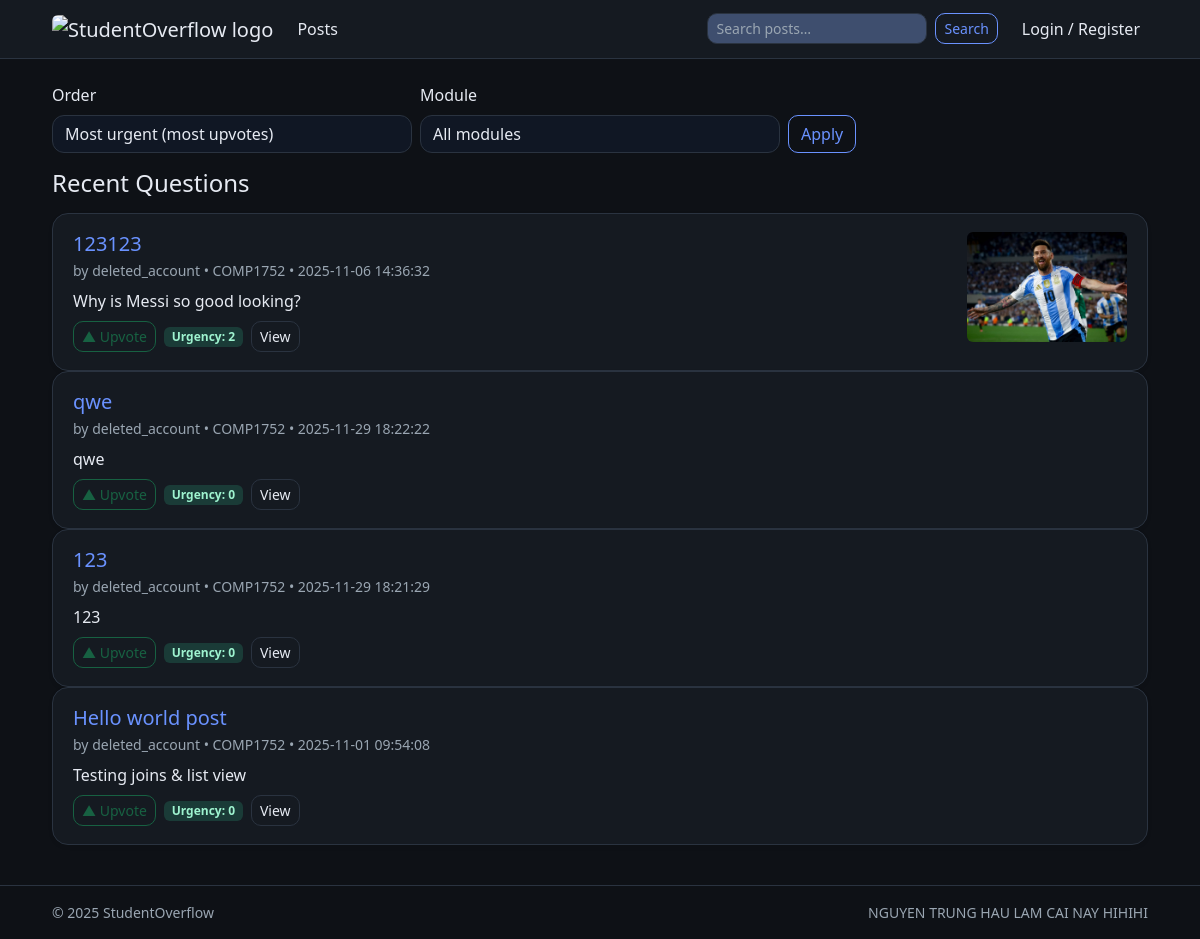
The app's page /posts/index.php with its own data.
### tables this page shows
CREATE TABLE `posts` (
  `id` int(10) unsigned NOT NULL AUTO_INCREMENT,
  `title` varchar(200) NOT NULL,
  `content` text NOT NULL,
  `user_id` int(10) unsigned NOT NULL,
  `module_id` int(10) unsigned NOT NULL,
  `created_at` datetime NOT NULL DEFAULT current_timestamp(),
  `updated_at` datetime DEFAULT NULL ON UPDATE current_timestamp(),
  PRIMARY KEY (`id`),
  KEY `idx_posts_user` (`user_id`),
  KEY `idx_posts_module` (`module_id`),
  CONSTRAINT `fk_posts_module` FOREIGN KEY (`module_id`) REFERENCES `modules` (`id`) ON UPDATE CASCADE,
  CONSTRAINT `fk_posts_user` FOREIGN KEY (`user_id`) REFERENCES `users` (`id`) ON UPDATE CASCADE
);

CREATE TABLE `users` (
  `id` int(10) unsigned NOT NULL AUTO_INCREMENT,
  `username` varchar(50) NOT NULL,
  `email` varchar(120) NOT NULL,
  `password_hash` varchar(255) DEFAULT NULL,
  `role` enum('admin','student') NOT NULL DEFAULT 'student',
  `is_system` tinyint(1) NOT NULL DEFAULT 0,
  `created_at` datetime NOT NULL DEFAULT current_timestamp(),
  PRIMARY KEY (`id`),
  UNIQUE KEY `username` (`username`),
  UNIQUE KEY `email` (`email`),
  UNIQUE KEY `uq_users_username` (`username`),
  UNIQUE KEY `uq_users_email` (`email`)
);

CREATE TABLE `modules` (
  `id` int(10) unsigned NOT NULL AUTO_INCREMENT,
  `code` varchar(20) NOT NULL,
  `name` varchar(120) NOT NULL,
  `created_at` datetime NOT NULL DEFAULT current_timestamp(),
  PRIMARY KEY (`id`),
  UNIQUE KEY `code` (`code`)
);

### lib/view.php (called while the page is built, shortened)
<?php
function render(string $template, array $data = [], string $layout = 'layouts/app.html.php'): void
{
    $templatesRoot = __DIR__ . '/../templates/';
    $tplPath = $templatesRoot . ltrim($template, '/');
    extract($data, EXTR_SKIP);
    require $tplPath;
}

### posts/index.php (called while the page is built, shortened)
<?php
require_once __DIR__ . '/../config.php';
require_once __DIR__ . '/../auth.php';
require_once __DIR__ . '/../lib/view.php';
require_once __DIR__ . '/../lib/media.php';
$order         = $_GET['order']  ?? 'urgent_desc';
$moduleFilter  = (int)($_GET['module'] ?? 0);
$q             = trim((string)($_GET['q'] ?? ''));
$allModules = $pdo->query("SELECT id, code FROM modules ORDER BY code")->fetchAll(PDO::FETCH_ASSOC);
switch ($order) {
  default:            $orderSql = "pu_cnt DESC, p.created_at DESC"; break;
}
$uid = auth_user_id();
$isAdmin = auth_is_admin();
$whereSql = "WHERE 1=1";
$params   = [':uid' => (int)$uid];
$sql = "
  SELECT
    p.id, p.title, p.content, p.created_at, p.user_id, p.module_id,
    u.username,
    m.code AS module_code,
    (SELECT COUNT(*) FROM post_upvotes pu WHERE pu.post_id = p.id) AS pu_cnt,
    (
      SELECT pi.file_name
      FROM post_images pi
      WHERE pi.post_id = p.id
      ORDER BY pi.id ASC
      LIMIT 1
    ) AS image_path,
    (CASE WHEN up.post_id IS NULL THEN 0 ELSE 1 END) AS already_upvoted
  FROM posts p
  JOIN users u   ON u.id = p.user_id
  JOIN modules m ON m.id = p.module_id
  LEFT JOIN (SELECT post_id FROM post_upvotes WHERE user_id = :uid) up ON up.post_id = p.id
  $whereSql
  ORDER BY {$orderSql}
  LIMIT 100
";
$stmt = $pdo->prepare($sql);
$stmt->execute($params);
$posts = $stmt->fetchAll(PDO::FETCH_ASSOC);
$suggStmt = $pdo->query("
  SELECT title
  FROM posts
  ORDER BY created_at DESC
  LIMIT 20
");
$searchOptions = array_column($suggStmt->fetchAll(PDO::FETCH_ASSOC), 'title');
render('posts/index.html.php', [
  'posts'        => $posts,
  'allModules'   => $allModules,
  'order'        => $order,
  'moduleFilter' => $moduleFilter,
  'q'            => $q ?? '',
  'uid'          => $uid,
  'isAdmin'      => $isAdmin,
  'searchOptions'=> $searchOptions,
]);

### lib/media.php (called while the page is built, shortened)
<?php
function base_url(): string
{
    $base = rtrim(str_replace('\\', '/', dirname(dirname($_SERVER['SCRIPT_NAME'] ?? '/'))), '/');
    return $base === '' ? '/' : $base;
}
function excerpt(string $text, int $length = 220): string
{
    $text = trim(strip_tags($text));
    if (mb_strlen($text) <= $length) return $text;
    return mb_substr($text, 0, $length - 1) . '…';
}
function resolve_image_url(?string $file): ?string
{
    if (!$file) return null;
    $file = preg_replace('~.*[\\\\/]~', '', $file);
    $rootFs   = dirname(__DIR__);
    $publicFs = $rootFs . '/public';
    $base     = base_url();
    $candidates = [
        [$rootFs   . '/uploads/' . $file, $base . '/uploads/' . rawurlencode($file)],
        [$publicFs . '/uploads/' . $file, $base . '/public/uploads/' . rawurlencode($file)],
    ];
    foreach ($candidates as [$fs, $url]) {
        if (is_file($fs)) {
            return $url;
        }
    }
    return null;
}

### auth.php (called while the page is built, shortened)
<?php
function auth_user_id(): ?int { return isset($_SESSION['user_id']) ? (int)$_SESSION['user_id'] : null; }

### templates/posts/index.html.php (the view, shortened to what this page needs)
<form class="row g-2 mb-3" method="get">
  <div class="col-md-4">
    <label class="form-label">Order</label>
    <select name="order" class="form-select">
      <option value="urgent_desc" <?= $order==='urgent_desc'?'selected':'' ?>>Most urgent (most upvotes)</option>
    </select>
  </div>
  <div class="col-md-4">
    <label class="form-label">Module</label>
    <select name="module" class="form-select">
      <option value="0">All modules</option>
    </select>
  </div>
  <div class="col-md-4 d-flex align-items-end">
    <button class="btn btn-outline-primary">Apply</button>
  </div>
</form>
<div class="d-flex align-items-center justify-content-between mb-3">
  <h1 class="h4 mb-0">Recent Questions</h1>
</div>
<?php if (!$posts): ?>
  <div class="alert alert-info">
    No posts yet. <a href="<?= base_url(); ?>/posts/create.php">Create the first post</a>.
  </div>
<?php else: ?>
  <div class="row g-3">
    <?php foreach ($posts as $p): ?>
      <?php $imgUrl = resolve_image_url($p['image_path'] ?? null); ?>
      <div class="col-12">
        <div class="card shadow-sm">
          <div class="card-body">
            <div class="d-flex gap-3">
              <div class="flex-grow-1">
                <h5 class="card-title mb-1">
                  <a href="<?= base_url(); ?>/posts/show.php?id=<?= (int)$p['id'] ?>" class="text-decoration-none">
                    <?= htmlspecialchars($p['title']) ?>
                  </a>
                </h5>
                <div class="text-muted mb-2 small">
                  by <?= htmlspecialchars($p['username']) ?> • <?= htmlspecialchars($p['module_code']) ?> •
                  <time datetime="<?= htmlspecialchars($p['created_at']) ?>">
                    <?= htmlspecialchars($p['created_at']) ?>
                  </time>
                </div>
                <p class="card-text mb-2"><?= nl2br(htmlspecialchars(excerpt($p['content']))) ?></p>
                <div class="d-flex align-items-center gap-2">
                  <form method="post" action="<?= base_url(); ?>/posts/upvote.php" class="d-inline">
                    <?php if ((int)$p['already_upvoted'] === 1): ?>
                      <button class="btn btn-sm btn-success" disabled>▲ Upvoted</button>
                    <?php else: ?>
                      <button class="btn btn-sm btn-outline-success" <?= $uid ? '' : 'disabled' ?>>▲ Upvote</button>
                    <?php endif; ?>
                  </form>
                  <span class="badge text-bg-success">Urgency: <?= (int)$p['pu_cnt'] ?></span>
                  <a href="<?= base_url(); ?>/posts/show.php?id=<?= (int)$p['id'] ?>" class="btn btn-sm btn-outline-secondary">
                    View
                  </a>
                </div>
              </div>
            <div class="d-flex gap-3">
              <?php if ($imgUrl): ?>
                <div class="flex-shrink-0" style="width:160px;">
                  <img
                    src="<?= htmlspecialchars($imgUrl) ?>"
                    alt="screenshot"
                    class="img-fluid rounded"
                    style="width:160px;height:110px;object-fit:cover;">
                </div>
              <?php endif; ?>
            </div>
          </div>
        </div>
      </div>
    <?php endforeach; ?>
  </div>
<?php endif; ?>

### public/assets/css/base.css (style rules this page uses)
*, *::before, *::after { box-sizing: border-box; }
html { -webkit-text-size-adjust: 100%; }
body { margin: 0; }
:root { color-scheme: dark; --so-bg: #0e1116; --so-surface: #151a21; --so-elevated: #1b212b; --so-line: #2a3340; --so-text: #E6EAF2; --so-text-muted: #9AA6B2; --so-primary-400: #7aa2ff; --so-primary-500: #6a92ff; --so-primary-600: #5987ff; --so-success: #34d399; --so-warning: #fbbf24; --so-danger: #ef4444; --so-info: #38bdf8; --so-radius: 12px; --so-card-radius: 16px; --so-shadow: 0 6px 24px rgba(0,0,0,.35); --bs-body-bg: var(--so-bg); --bs-body-color: var(--so-text); --bs-border-color: var(--so-line); --bs-primary: var(--so-primary-500); --bs-success: var(--so-success); --bs-warning: var(--so-warning); --bs-danger: var(--so-danger); --bs-info: var(--so-info); }
html,body { background: var(--so-bg); color: var(--so-text); -webkit-font-smoothing: antialiased; -moz-osx-font-smoothing: grayscale; }
main.container > *:first-child { margin-top: 0; }
main.container > * { margin-bottom: var(--space-4); }
.card, .dropdown-menu, .list-group, .so-card { background: var(--so-surface) !important; color: var(--so-text); border: 1px solid var(--so-line); border-radius: var(--so-card-radius); box-shadow: var(--so-shadow); }
.card .card-body { padding: 18px 20px; }
.form-control, .form-select, textarea, .form-check-input { background: #101724; color: var(--so-text); border: 1px solid var(--so-line); border-radius: var(--so-radius); }
.form-text, .text-muted { color: var(--so-text-muted) !important; }
.btn { border-radius: 10px; }
.btn-outline-primary { color: var(--so-primary-500); border-color: var(--so-primary-500); }
.btn-outline-secondary { color: var(--so-text); border-color: var(--so-line); }
a.btn, a.btn:hover, a.btn:focus, .navbar .nav-link:hover, .navbar .nav-link:focus { text-decoration: none !important; }
.badge.text-bg-success { background: rgba(52,211,153,.18) !important; color: #9ef3cf !important; }
a { color: var(--so-primary-500); text-decoration: none; }

### records on screen
posts: title "123123", user.username "deleted_account", module.code "COMP1752", created_at "2025-11-06 14:36:32", content "Why is Messi so good looking?", pu_cnt "2"
posts: title "qwe", user.username "deleted_account", module.code "COMP1752", created_at "2025-11-29 18:22:22", content "qwe", pu_cnt "0"
posts: title "123", user.username "deleted_account", module.code "COMP1752", created_at "2025-11-29 18:21:29", content "123", pu_cnt "0"
posts: title "Hello world post", user.username "deleted_account", module.code "COMP1752", created_at "2025-11-01 09:54:08", content "Testing joins & list view", pu_cnt "0"
